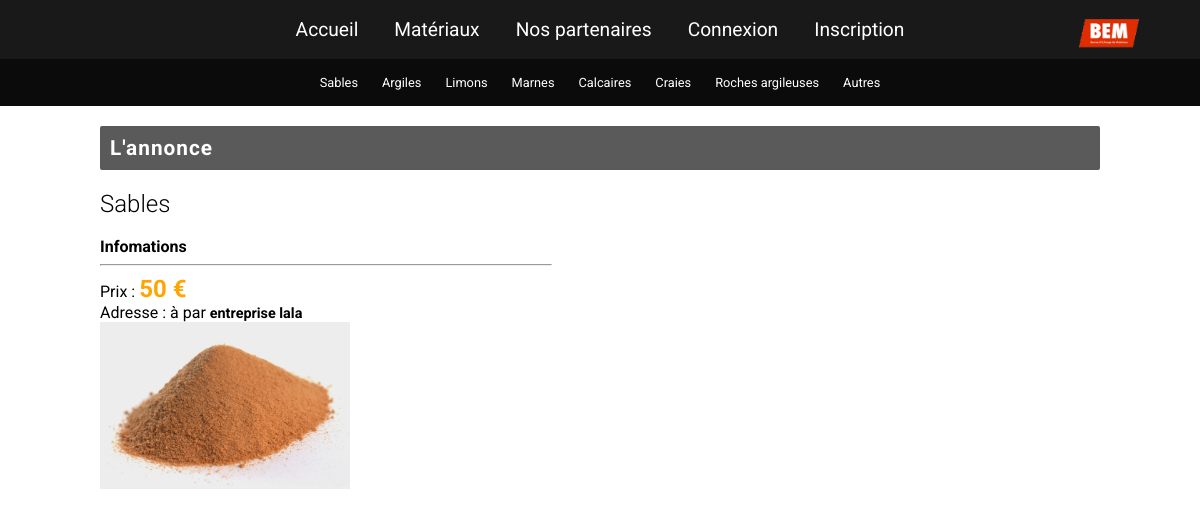
/materiaux/annonce.php?annonce=4, run on an earlier commit of the app's database.
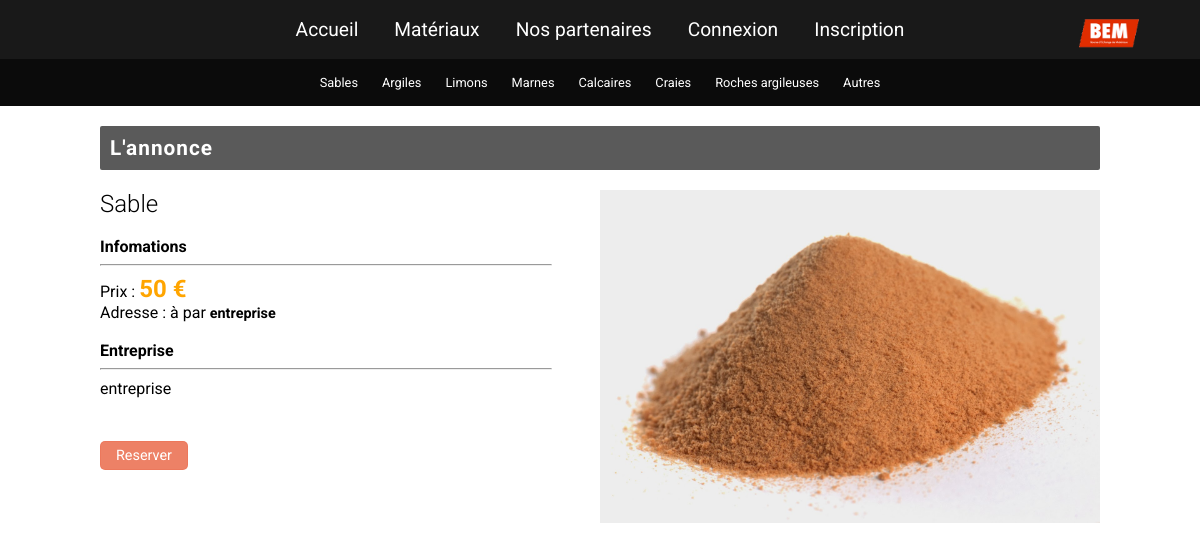
And on a later commit of the database.
### tables this page shows
CREATE TABLE IF NOT EXISTS `materiaux` (
  `ID` int(250) NOT NULL AUTO_INCREMENT,
  `type` varchar(100) NOT NULL,
  `soustype` varchar(100) NOT NULL,
  `entreprise` varchar(100) NOT NULL,
  `vente` int(1) NOT NULL,
  `prix` int(10) NOT NULL,
  `lattitude` decimal(65,30) NOT NULL,
  `longitude` decimal(65,30) NOT NULL,
  `telephone` int(10) NOT NULL,
  `mail` varchar(50) NOT NULL,
  `postal` varchar(200) NOT NULL,
  `ville` varchar(200) NOT NULL,
  `adresse` varchar(250) NOT NULL,
  PRIMARY KEY (`ID`)
);

CREATE TABLE IF NOT EXISTS `users_bem` (
  `ID` int(250) NOT NULL AUTO_INCREMENT,
  `role` int(2) NOT NULL,
  `pseudo` varchar(50) NOT NULL,
  `nom` varchar(50) NOT NULL,
  `mail` varchar(250) NOT NULL,
  `longitude` decimal(65,30) NOT NULL,
  `password` varchar(50) NOT NULL,
  `lattitude` decimal(65,30) NOT NULL,
  `adresse` varchar(250) NOT NULL,
  `postal` int(10) NOT NULL,
  `ville` varchar(50) NOT NULL,
  `lien` varchar(100) NOT NULL,
  PRIMARY KEY (`ID`),
  UNIQUE KEY `pseudo` (`pseudo`)
);

### materiaux/annonce.php (the view)
<?php require('header.php'); ?>
<div class="annonce-main">
	<h4 class="title-bar">L'annonce</h4>
	<div class="annonce-description">
<?php
	if (isset($_GET['annonce']))
	{
		$idencours = $_GET['annonce'];
		$sql="SELECT * FROM materiaux WHERE ID = " . $idencours;
		$req = $db->prepare($sql);
		$req->execute();
		$result = $req->fetchAll(PDO::FETCH_ASSOC);
		foreach($result as $val){
			$entreprise=$val['entreprise'];
			echo "<h2>".$val['type']."</h2><br><h3>Infomations</h2><hr class='annonce-hr'><br>";
			echo "Prix : <h4 class='annonce-prix'>".$val['prix']." €</h4><br>";
			echo "Adresse : <b>".$val['adresse']."</b> à <b>".$val['ville']."</b> par <a href='../partenaires/single.php?entreprise=".$entreprise."'><b>".$val['entreprise']."</b></a><br>";
			?>
			<?php
			$image=$val['type'];
			$entreprise=$val['entreprise'];
	}?>
<?php
		$sql="SELECT * FROM users_BEM WHERE pseudo = '" . $entreprise ."'";
		$req = $db->prepare($sql);
		$req->execute();
		$result = $req->fetchAll(PDO::FETCH_ASSOC);
		foreach($result as $val){
			echo "<br><h3>Entreprise</h2><hr class='annonce-hr'><br>";
			echo $val['pseudo']."<br>";
			echo $val['mail']."<br>";
			?>
			<br/><a class="btn2" type="button" href="#">Reserver</a><br><br>
			</div>
			<?php
	}?>
<div class="annonce-image">
				<img src="../images/materiaux/<?php echo $image; ?>.jpg" class="img-responsive" alt="">
			</div>
</div>
		<?php
	}
	else
	{
		?>
		<h1>Erreur ! </h1>
		<?php
	}
	?>
</body>
</html>

What changed in the data, as far as the page shows it:
changed materiaux: type "Sables" → "Sable"; entreprise "entreprise lala" → "entreprise"
added users_bem: pseudo "entreprise"
